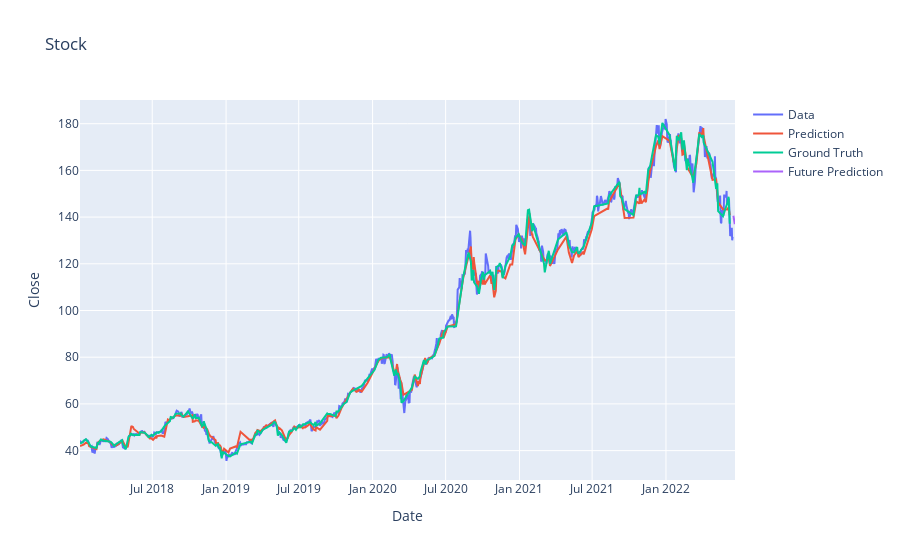

The code cell stored with this chart in its notebook:
### Code cell
# score for forecast
actual_df =  DataReader(user_input, data_source='yahoo', start='2018-01-01', end=datetime.now())
actual_price = actual_df.filter(['Close'])
actual = actual_price[-5:]
print(actual)

my_choice = forecast_5days[-4]

print('\nmy choice: ',my_choice)
trace4 = go.Scatter(
    x=forecast_dates,
    y=my_choice,
    mode='lines',
    name='Future Prediction'
)
fig = go.Figure(data=[trace1, trace2, trace3, trace4], layout=layout)
fig.show()

forecast_score = mean_absolute_error(my_choice,actual)
print('mae: ',forecast_score)

### Figure 1 — Plotly figure (JSON) as saved in the notebook; plotly's stock layout.template omitted (floating-point values rounded to 4 significant figures; data arrays with more than 128 entries replaced by an {"elided": "..."} marker saying what was removed)
{"data": [{"mode": "lines", "name": "Data", "type": "scatter", "x": {"elided": "842 str values"}, "y": {"elided": "842 float values"}}, {"mode": "lines", "name": "Prediction", "type": "scatter", "x": {"elided": "281 str values"}, "y": {"elided": "281 float values"}}, {"mode": "lines", "name": "Ground Truth", "type": "scatter", "x": {"elided": "281 str values"}, "y": {"elided": "281 float values"}}, {"mode": "lines", "name": "Future Prediction", "type": "scatter", "x": ["2022-06-18T00:00:00", "2022-06-19T00:00:00", "2022-06-20T00:00:00", "2022-06-21T00:00:00", "2022-06-22T00:00:00", "2022-06-23T00:00:00", "2022-06-24T00:00:00", "2022-06-25T00:00:00", "2022-06-26T00:00:00", "2022-06-27T00:00:00"], "y": [140.6, 139.2, 138.2, 137.5, 137.5]}], "layout": {"title": {"text": "Stock"}, "xaxis": {"title": {"text": "Date"}}, "yaxis": {"title": {"text": "Close"}}}}
